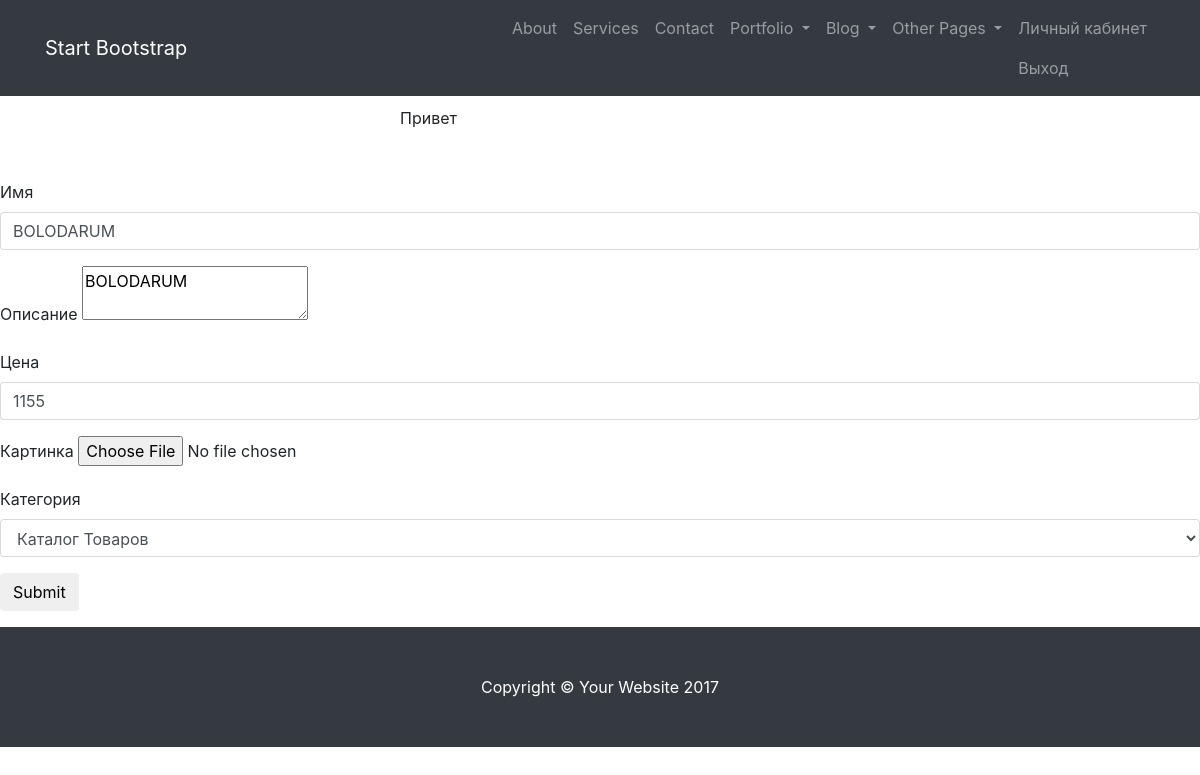
The app's page /prodedit.php?id=8 (signed in) with its own data.
### tables this page shows
CREATE TABLE IF NOT EXISTS `products` (
  `id` int(11) NOT NULL AUTO_INCREMENT,
  `name` tinytext NOT NULL,
  `body` text NOT NULL,
  `picture` tinytext NOT NULL,
  `price` tinytext NOT NULL,
  `vip` tinytext NOT NULL,
  `putdate` tinytext NOT NULL,
  `url` tinytext NOT NULL,
  `product_code` tinytext NOT NULL,
  `status` tinytext NOT NULL,
  `catalog_id` int(11) NOT NULL,
  `user_id` int(11) NOT NULL,
  PRIMARY KEY (`id`)
);

### prodedit.php (the view, shortened to what this page needs)
<?php require_once('templates/top.php');
	if ($_GET['id']) {
		$id = (int)$_GET['id'];
	} else {
		$id = 0;
	}
	$user_id = (int)$_SESSION['user_id'];
	$query = "SELECT * FROM products WHERE id = $id AND user_id = $user_id";
	$adr = mysqli_query($db_con, $query);
	$product = mysqli_fetch_array($adr);
		?>
	<form action="prodedit.php?id=<? echo $id ?>" method="post" enctype="multipart/form-data">
		<div class="form-group">
		    <label for="name">Имя</label>
		    <input type="text" class="form-control" name="name" id="name" placeholder="name" value="<? echo $product['name']; ?>">
		</div>
		<div class="form-group">
		    <label for="body">Описание</label>
		 	<textarea name="body"><? echo $product['name']; ?></textarea>
		 </div>
		 <div class="form-group">
		    <label for="price">Цена</label>
		    <input type="text" class="form-control" name="price" id="price" placeholder="price" value="<? echo $product['price']; ?>">
		</div>
		 <div class="form-group">
			<label for="file">Картинка</label>
		    <input type="file" id="picture" name="picture">
		  </div>
		  <div class="form-group">
		  <label for="picture">Категория</label>
				<select class="form-control" name="catalog_id">
					<?
						$query = "SELECT * FROM catalogs";
						$adr = mysqli_query($db_con, $query);
						while ($cats = mysqli_fetch_array($adr)) {
							?>
								<option <? if($product['catalog_id'] == $cats['id'])echo'selected';	?> value="<? echo $cats['id']?>"><? echo $cats['name']?></option>
							<?
						}
					?>
				</select>
		  </div>
		  <button type="submit" class="btn btn-default">Submit</button>
	</form>
<?php require_once ('templates/bottom.php')?>

### css/modern-business.css (style rules this page uses)
body { padding-top: 54px; }
@media (min-width: 992px) { body { padding-top: 56px; } }

### records on screen
products: name "BOLODARUM", body "BOLODARUM", price "1155"

### other values on screen
form field catalog_id "Каталог Товаров"
